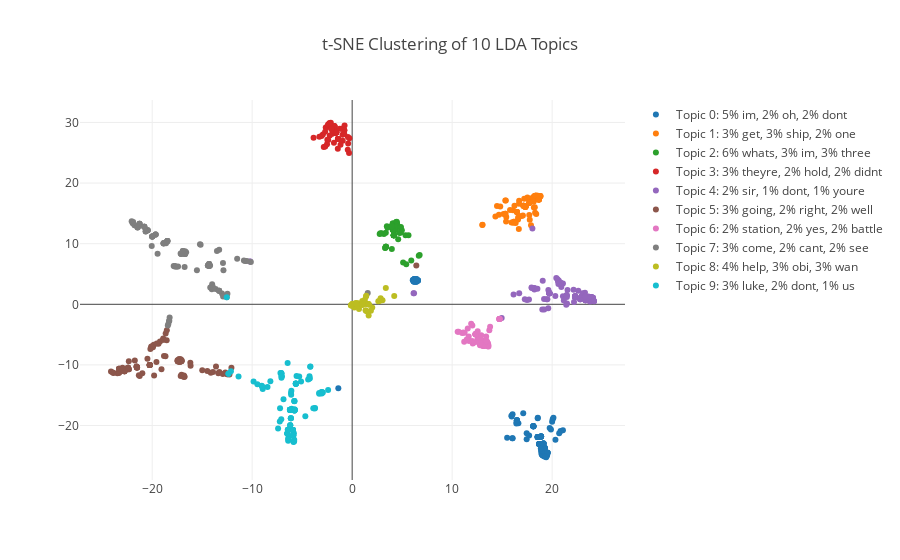

Here is the notebook cell this chart was saved with:
### Code cell
# Create colormap
n = nTopics
cmap = get_cmap('tab10')
colors = [rgb2hex(cmap(color)) for color in np.arange(0, 1.000001, 1/(n-1))]

# Get n top words
topWords = getTopWords(3, ldaKeys, vectorizedText, countVectorizer)


# Create plot
data = []
# Iterate over each topic
for topic in range(nTopics):
    # Mask for a single topic
    mask = ldaKeys==topic
    # Mask for sampling
    sample_mask = np.zeros(mask.sum()).astype(bool)
    sample_mask[:int(points/nTopics)] = True
    np.random.shuffle(sample_mask)
    
    scatter = go.Scatter(x = tsneModelVectors[mask,0][sample_mask],
                         y = tsneModelVectors[mask,1][sample_mask],
                         name = 'Topic {}: {}'.format(topic, topWords[topic]),
                         mode = 'markers',
                         text = df[mask]['text'][sample_mask],
                         marker = dict(color = colors[topic]))
    data.append(scatter)

layout = go.Layout(title = 't-SNE Clustering of {} LDA Topics'.format(nTopics),
                   showlegend=True,
                   hovermode = 'closest')

fig = go.Figure(data=data, layout=layout)
iplot(fig)
